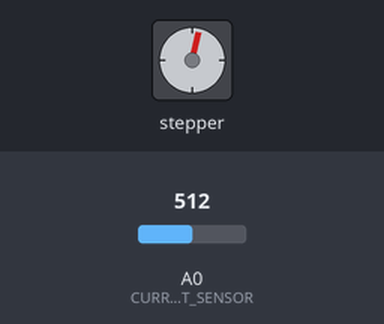
Bench run of a sketch on a simulated Arduino Uno, built with avr-gcc and run on an emulated ATmega328P. Parts: stepper motor. The inputs (shaded band) are chosen by the test bench; at power-on: A0 (CURRENT_SENSOR) = 512. Stepper angles assume 2048 steps per turn; what the sketch prints to the serial monitor is not drawn.

Above: at 1.2 s.
1.3 s: A0 (CURRENT_SENSOR) set to 716
At 4.29 s:
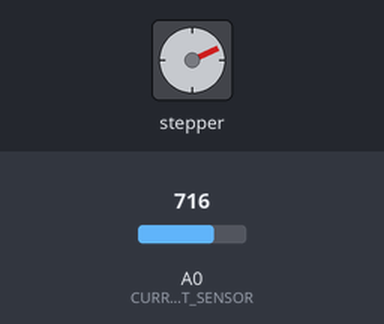
4.3 s: A0 (CURRENT_SENSOR) set to 900
At 5.3 s:
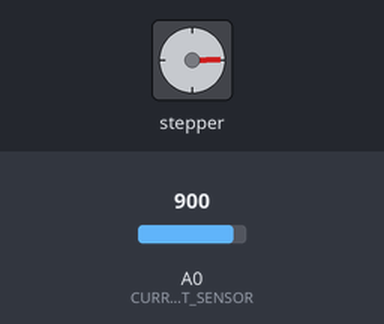
7.3 s: A0 (CURRENT_SENSOR) set to 306
At 7.57 s:
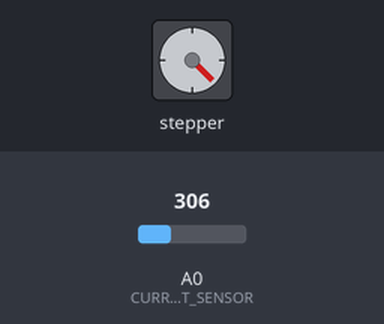
10.3 s: A0 (CURRENT_SENSOR) set to 511
13.3 s: A0 (CURRENT_SENSOR) set to 1010
Timing chart, 0 to 23.3 s (numbered marks = the images above; inputs shaded):
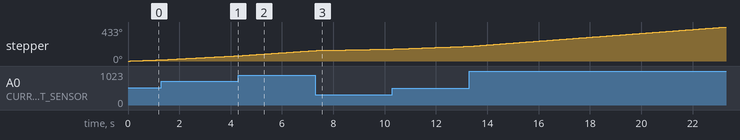

The sketch:

drillIrrigator.ino
```cpp
//#define MOTOR_PLUS 3
//#define MOTOR_MINUS 9
#define CURRENT_SENSOR 0
#define OFF_THRESHOLD 75
#define MIN_FLOW 0
#define MAX_FLOW 150

#include <AccelStepper.h>
#define STEPS 100

AccelStepper stepper(AccelStepper::FULL4WIRE, 8, 9, 10, 11);

void setup() {
    stepper.setMaxSpeed(1000);
    stepper.setSpeed(50);
    Serial.begin(9600);
    Serial.println("Drillgator 1.0 Zosuls 2023");

}

void loop() {
  int enableFlag = 1;
  int currentSensorCounts = 0;
  int motorDrive = 0;
  int motorDriveDuty = 0;
  unsigned long dwellTime = 0;
  currentSensorCounts = analogRead(CURRENT_SENSOR);
//Serial.println(currentSensorCounts);
  if((currentSensorCounts > OFF_THRESHOLD) && (currentSensorCounts < 1024)){
    if(enableFlag == 0){
      stepper.enableOutputs();
      enableFlag = 1;
      }
    motorDriveDuty = map(currentSensorCounts, OFF_THRESHOLD, 1023, MIN_FLOW, MAX_FLOW);
    //motorDriveDuty = motorDriveDuty/2;
    dwellTime = 2000000/(1+motorDriveDuty);
    stepper.setSpeed(motorDriveDuty);
    //stepper.enableOutputs();
    delayMicroseconds(10);
    stepper.runSpeed();
    //delayMicroseconds(dwellTime);
     //stepper.disableOutputs();


    //Serial.println(motorDriveDuty);
    }

  else{
    stepper.disableOutputs();
    enableFlag = 0;
    }
//delayMicroseconds(10000);
}
```
